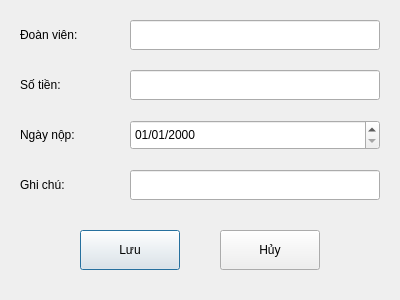
<?xml version="1.0" encoding="UTF-8"?>
<ui version="4.0">
 <class>ThuPhiDialog</class>
 <widget class="QDialog" name="ThuPhiDialog">
  <property name="geometry">
   <rect>
    <x>0</x>
    <y>0</y>
    <width>400</width>
    <height>300</height>
   </rect>
  </property>
  <property name="windowTitle">
   <string>Thu Phí Đoàn Viên</string>
  </property>
  <widget class="QLabel" name="lblDoanVien">
   <property name="geometry">
    <rect>
     <x>20</x>
     <y>20</y>
     <width>100</width>
     <height>30</height>
    </rect>
   </property>
   <property name="text">
    <string>Đoàn viên:</string>
   </property>
  </widget>
  <widget class="QLabel" name="lblSoTien">
   <property name="geometry">
    <rect>
     <x>20</x>
     <y>70</y>
     <width>100</width>
     <height>30</height>
    </rect>
   </property>
   <property name="text">
    <string>Số tiền:</string>
   </property>
  </widget>
  <widget class="QLineEdit" name="txtSoTien">
   <property name="geometry">
    <rect>
     <x>130</x>
     <y>70</y>
     <width>250</width>
     <height>30</height>
    </rect>
   </property>
  </widget>
  <widget class="QLabel" name="lblNgayNop">
   <property name="geometry">
    <rect>
     <x>20</x>
     <y>120</y>
     <width>100</width>
     <height>30</height>
    </rect>
   </property>
   <property name="text">
    <string>Ngày nộp:</string>
   </property>
  </widget>
  <widget class="QDateEdit" name="dateNgayNop">
   <property name="geometry">
    <rect>
     <x>130</x>
     <y>120</y>
     <width>250</width>
     <height>30</height>
    </rect>
   </property>
   <property name="currentSection">
    <enum>QDateTimeEdit::DaySection</enum>
   </property>
   <property name="displayFormat">
    <string>dd/MM/yyyy</string>
   </property>
  </widget>
  <widget class="QLabel" name="lblGhiChu">
   <property name="geometry">
    <rect>
     <x>20</x>
     <y>170</y>
     <width>100</width>
     <height>30</height>
    </rect>
   </property>
   <property name="text">
    <string>Ghi chú:</string>
   </property>
  </widget>
  <widget class="QLineEdit" name="txtGhiChu">
   <property name="geometry">
    <rect>
     <x>130</x>
     <y>170</y>
     <width>250</width>
     <height>30</height>
    </rect>
   </property>
  </widget>
  <widget class="QPushButton" name="btnLuu">
   <property name="geometry">
    <rect>
     <x>80</x>
     <y>230</y>
     <width>100</width>
     <height>40</height>
    </rect>
   </property>
   <property name="text">
    <string>Lưu</string>
   </property>
  </widget>
  <widget class="QPushButton" name="btnHuy">
   <property name="geometry">
    <rect>
     <x>220</x>
     <y>230</y>
     <width>100</width>
     <height>40</height>
    </rect>
   </property>
   <property name="text">
    <string>Hủy</string>
   </property>
  </widget>
  <widget class="QLineEdit" name="txtDoanVien">
   <property name="geometry">
    <rect>
     <x>130</x>
     <y>20</y>
     <width>250</width>
     <height>30</height>
    </rect>
   </property>
  </widget>
 </widget>
 <resources/>
 <connections/>
</ui>
